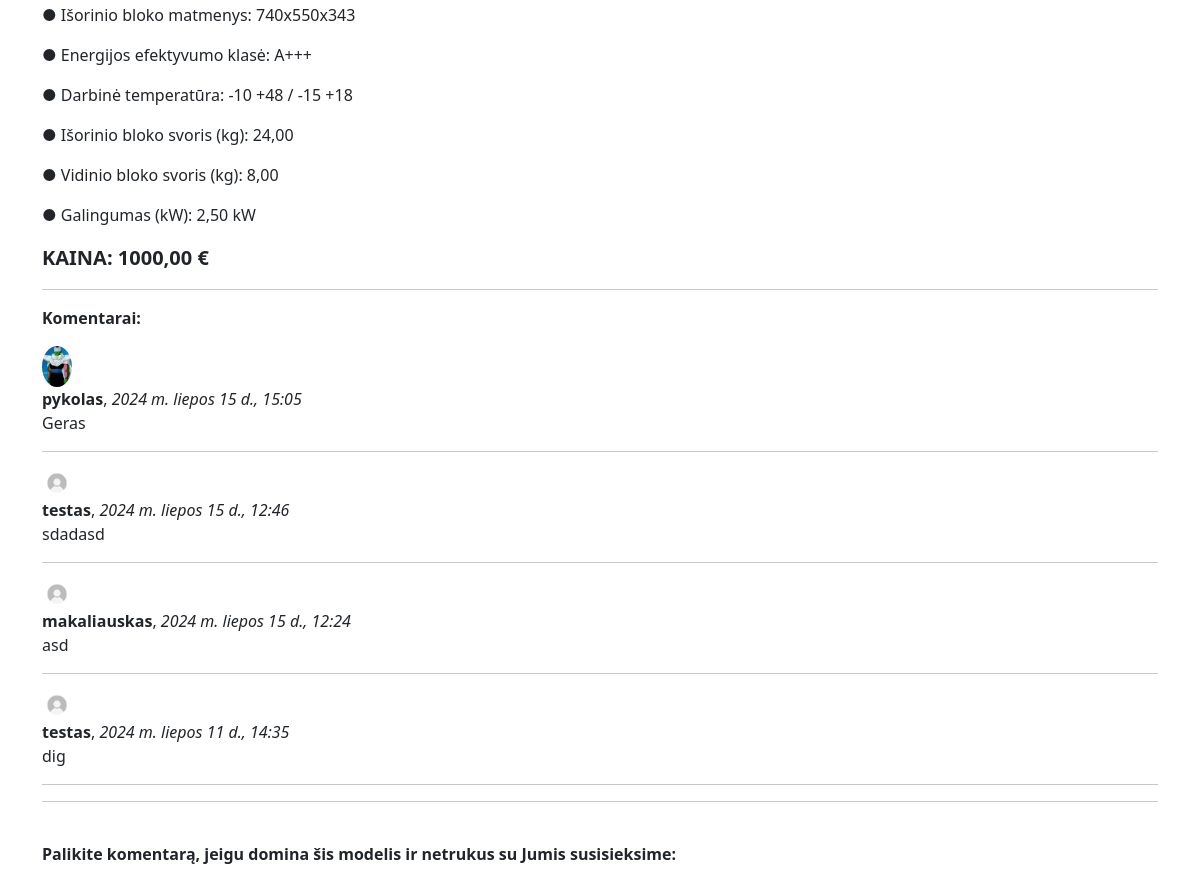
Before: /catalog/technicalspecifications/2/ (signed in, middle part) with the older database file.
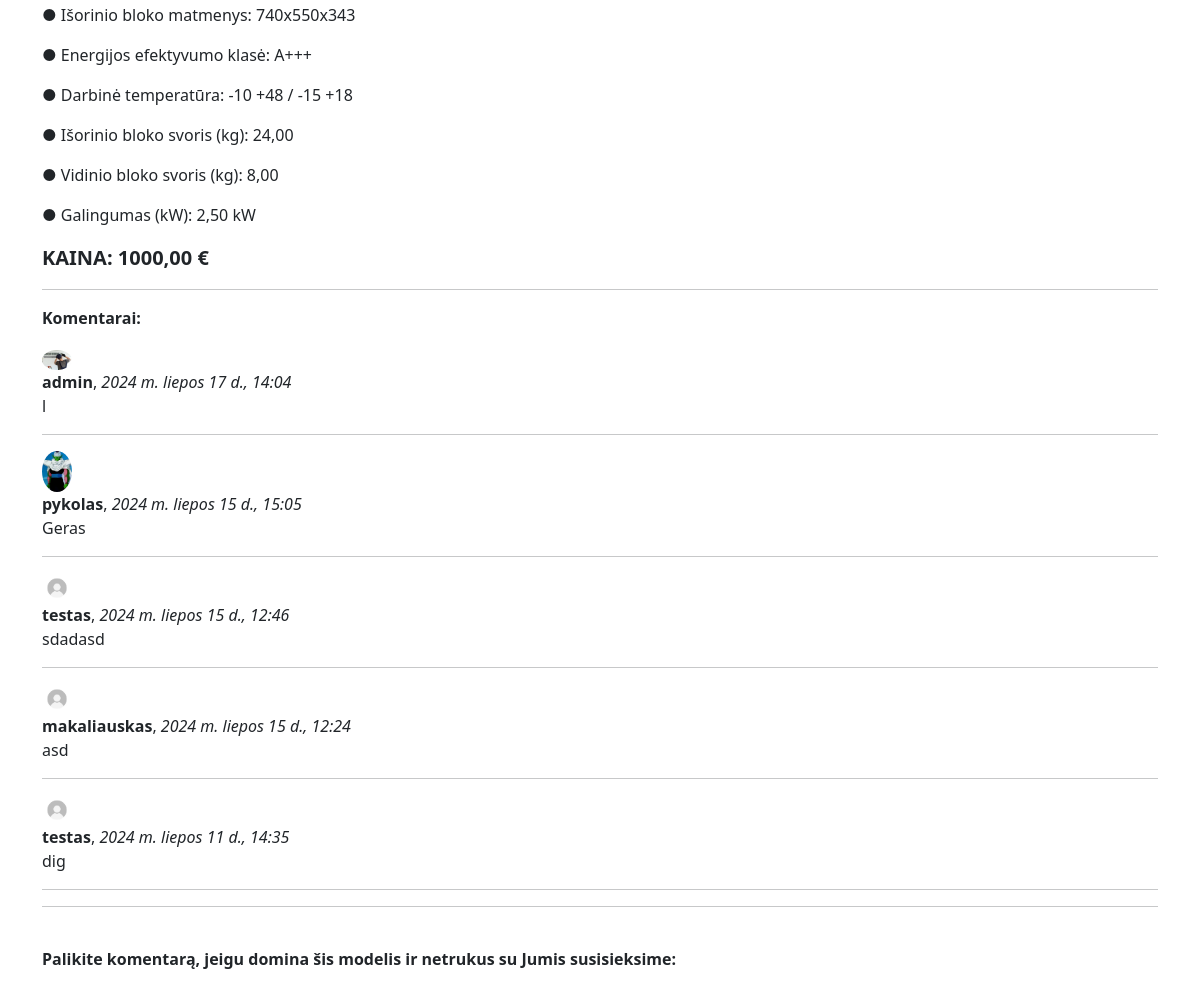
After: the same page with the newer database file.
### catalog/models.py (models this page shows, shortened)
class ConditionerOrder(models.Model):
    air_conditioner = models.ForeignKey(to="TechnicalSpecification", verbose_name=_("Technical specification"), on_delete=models.SET_NULL, null=True, blank=True, related_name="orders")
    client = models.ForeignKey(to=User, verbose_name=_("Client"), on_delete=models.SET_NULL, null=True, blank=True)
    date_created = models.DateTimeField(verbose_name=_("Date"), auto_now_add=True)
    content = models.TextField(verbose_name=_("Order"), max_length=5000)
    class Meta:
        verbose_name = _("Order")
        verbose_name_plural = _("Orders")
        ordering = ["-date_created"]

class Profile(models.Model):
    user = models.OneToOneField(User, on_delete=models.CASCADE)
    photo = models.ImageField(default="default.png", upload_to="profile_pics")

### catalog/views.py (the view, shortened to what this page needs)
# urls.py: path('technicalspecifications/<int:pk>/', TechnicalSpecificationDetailView.as_view(), name='technicalspecification'),
class TechnicalSpecificationDetailView(FormMixin, generic.DetailView):
    model = TechnicalSpecification
    template_name = 'technicalspecification.html'
    context_object_name = 'technicalspecification'
    form_class = ConditionerOrderForm
    def get_context_data(self, **kwargs):
        context = super().get_context_data(**kwargs)
        context['form'] = ConditionerOrderForm()
        return context
    def get_object(self, queryset=None):
        obj = super().get_object(queryset=queryset)
        print(obj.__dict__)  # išvesti objekto duomenis
        return obj

### catalog/templates/technicalspecification.html (shortened to what this page needs)
{% extends 'base.html' %}
{% load i18n %}
{% block 'content' %}
<p>● {% trans "Outdoor unit dimensions" %}: {{ technicalspecification.outdoor_unit_dimensions }}</p>
<p>● {% trans "Energy efficiency class" %}: {{ technicalspecification.energy_efficiency_class }}</p>
<p>● {% trans "Operating temperature" %}: {{ technicalspecification.operating_temperature }}</p>
<p>● {% trans "Outdoor unit weight" %}: {{ technicalspecification.outdoor_unit_weight }}</p>
<p>● {% trans "Indoor unit weight" %}: {{ technicalspecification.indoor_unit_weight }}</p>
<p>● {% trans "Power" %}: {{ technicalspecification.power }} kW</p>
<p><strong style="font-size: 20px;">{% trans "PRICE" %}: {{ technicalspecification.price }} €</strong></p>
{% if user.is_authenticated %}
<hr>
<p><strong>{% trans "Comments" %}:</strong></p>
{% for order in technicalspecification.orders.all %}
<img class="rounded-circle account-img" style="width: 30px" src="{{ order.client.profile.photo.url }}"><br/>
<strong>{{ order.client }}</strong>, <em>{{ order.date_created }}</em>
<p>{{ order.content }}</p>
<hr>
{% endfor %}
<div class="fieldWrapper">
    <hr><br/>
    <p><strong>{% trans "Leave a comment if you are interested in this model and we will contact you soon:" %}</strong></p>
</div>
{% endif %}
{% endblock %}

Changed rows visible on the page:
added ConditionerOrder: client.profile.photo (picture), client "admin", date_created "2024 m. liepos 17 d., 14:04", content "l"
